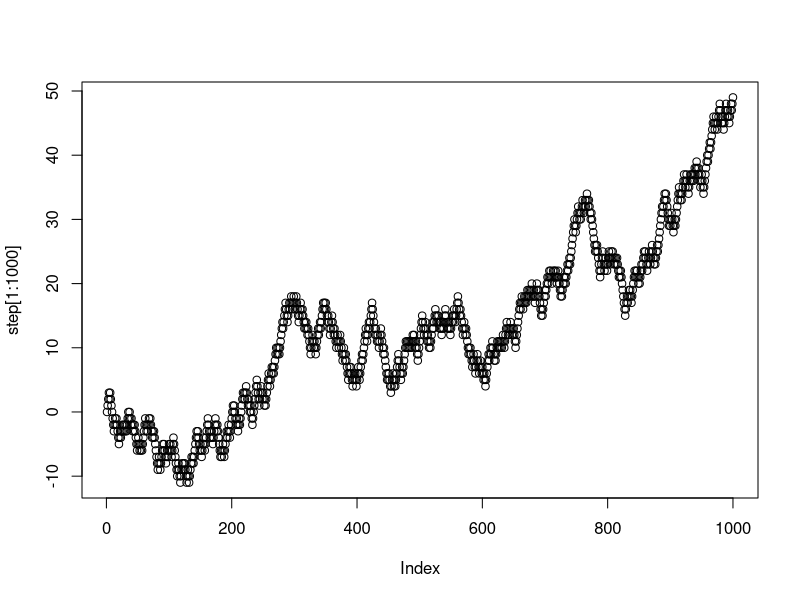

Write R code to recreate this figure.
## ---- chunk 1
knitr::opts_chunk$set(echo = TRUE)
## ---- chunk 2
wikipedia <- "Pearson's tuco-tuco (Ctenomys pearsoni) is a species of rodent in the family Ctenomyidae.[2] It is endemic to Uruguay, where it is found at elevations below 200 m.[1] This tuco-tuco constructs burrows with multiple openings (an average of 13) containing one to two nests of dried grass; it prefers areas of sandy soil but is somewhat adaptable.[1] It is threatened by loss of habitat to development, agriculture and ranching.[1] Multiple karyotypes have been reported, including 2n = 68-70, FN = 80-88, as well as 2n = 56, FN = 77-79, suggesting the taxon may represent several species.[2] C. dorbignyi appears to be cytogenetically indistinguishable from the 2n = 70 form.[2] The species is named after American zoologist Oliver Payne Pearson.[3][4]"

wikipedia_letters <- unlist(strsplit(wikipedia, split = ""))
lower_case <- tolower(wikipedia_letters)
letter_counts<- table(lower_case)
letter_counts <- data.frame(letter_counts)

library(dplyr)

final <- letter_counts %>%
  filter(lower_case %in% letters == TRUE)

total_letters <-sum(final$Freq)

final <- final %>%
  mutate(probabilities = Freq/total_letters)

knitr::kable(final)

## ---- chunk 3

my_letters <- sample(final$lower_case,50*5,replace=TRUE, prob = final$probabilities)

# turn the vector into a matrix with 5 columns
my_strings <- matrix(my_letters, ncol=5)

# each row is a word, need to collapse the column to create a string
paste(my_strings[1,], collapse="")
#> [1] "rjxbf"

# loop to collapse all of the rows into words
random_strings <-c()
for(i in 1:dim(my_strings)[1]){
  random_strings[i] <- paste(my_strings[i,], collapse="")
}

random_strings
## ---- chunk 4

step <- c(0)
for(i in 1:10000){
  coin_flip <- sample(c(1,-1), 1)
  step[i+1] <- step[i]+coin_flip
  }

plot(step[1:1000])

## ---- chunk 5

min(step)
max(step)

